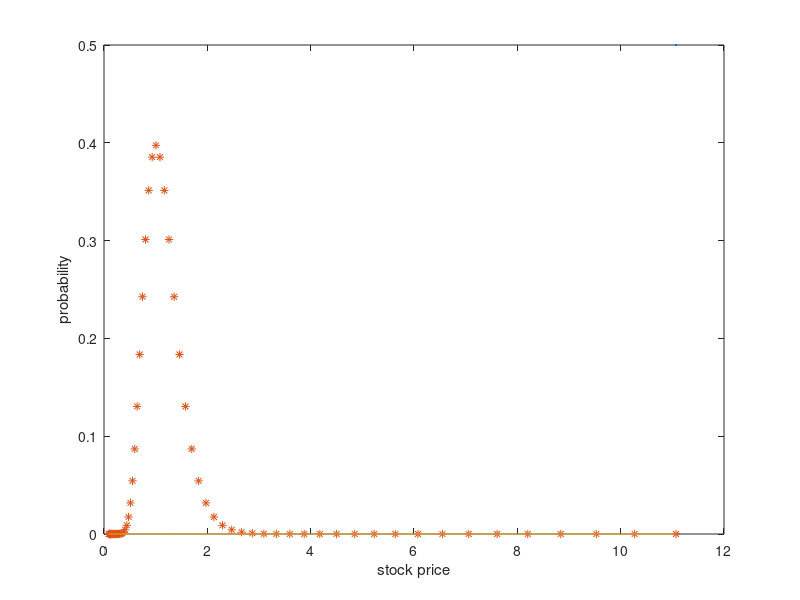

MATLAB code for this plot:

clear;
T=1;
N=2^6;
dt=T/N;
rdt=sqrt(dt);

S0=1; r=0.05; mu=0.05; sig=0.3;
% x(1)=-N*rdt;
% for i=2:(N+1)
%     x(i)=x(i-1)+2*rdt;
% end
% for i=1:(N+1)
%     f(i)=exp(-x(i)*x(i)*0.5)/sqrt(2*pi);
%end
%f=f*rdt*2;
% xx=S0*exp((r-0.5*sig^2)*T)*exp(x);
% plot(xx,f); pause; %hold; 

Nn=2^6;
dt=T/Nn;
rdt=sqrt(dt);
xn=zeros(Nn+1,1); %fn=xn;
x=zeros(Nn+1,1); f=x;
U=1+mu*dt+sig*rdt;
D=1+mu*dt-sig*rdt;
%xn(1)=-Nn*rdt;
q=0.5*(1+(mu-r)*rdt/sig);
for i=0:Nn
    xn(i+1)=S0*D^(Nn-i)*U^i;
    x(i+1)=(log(xn(i+1)/S0)-(r-0.5*sig^2)*T)/(sig*sqrt(T));
%     f(i+1)=exp(-x(i+1)*x(i+1)*0.5)/sqrt(2*pi);
end
x=xn;

for n=1:6
%plot(x,f); hold;
xx=x(2^6+1); yy=0.5; plot(xx,yy); hold
Nn=2^n;
dt=T/Nn;
rdt=sqrt(dt);
xn=zeros(Nn+1,1); fn=xn;
%x=zeros(Nn+1,1); f=x;
U=1+mu*dt+sig*rdt;
D=1+mu*dt-sig*rdt;
%xn(1)=-Nn*rdt;
q=0.5*(1+(mu-r)*rdt/sig);
for i=0:Nn
    xn(i+1)=S0*D^(Nn-i)*U^i;
    %x(i+1)=(log(xn(i+1)/S0)-(r-0.5*sig^2)*T)/(sig*sqrt(T));
    %f(i+1)=exp(-x(i+1)*x(i+1)*0.5)/sqrt(2*pi);
end
%plot(xn,f); hold;

fn(1)=1;
for i=1:Nn
    f0=fn;
    for j=2:i
        fn(j)=q*f0(j-1)+(1-q)*f0(j);
    end
    fn(1)=q*f0(1);
    fn(i+1)=(1-q)*f0(i);
end
fn=fn/(2*rdt);
plot(xn,fn,'*'); %hold; 
%xx=xn(Nn+1); yy=0.5; plot(xx,yy); 
xlabel('stock price');
ylabel('probability');
hold
pause;
end
hold
plot(x,f); hold;






